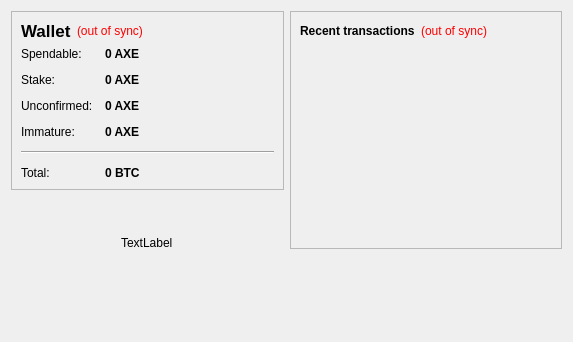
<?xml version="1.0" encoding="UTF-8"?>
<ui version="4.0">
 <class>OverviewPage</class>
 <widget class="QWidget" name="OverviewPage">
  <property name="geometry">
   <rect>
    <x>0</x>
    <y>0</y>
    <width>573</width>
    <height>342</height>
   </rect>
  </property>
  <property name="windowTitle">
   <string>Form</string>
  </property>
  <layout class="QHBoxLayout" name="horizontalLayout" stretch="1,1">
   <item>
    <layout class="QVBoxLayout" name="verticalLayout_2">
     <item>
      <widget class="QFrame" name="frame">
       <property name="frameShape">
        <enum>QFrame::StyledPanel</enum>
       </property>
       <property name="frameShadow">
        <enum>QFrame::Raised</enum>
       </property>
       <layout class="QVBoxLayout" name="verticalLayout_4">
        <item>
         <layout class="QHBoxLayout" name="horizontalLayout_4">
          <item>
           <widget class="QLabel" name="label_5">
            <property name="font">
             <font>
              <pointsize>13</pointsize>
              <weight>75</weight>
              <bold>true</bold>
             </font>
            </property>
            <property name="text">
             <string>Wallet</string>
            </property>
           </widget>
          </item>
          <item>
           <widget class="QLabel" name="labelWalletStatus">
            <property name="toolTip">
             <string>The displayed information may be out of date. Your wallet automatically synchronizes with the Axe network after a connection is established, but this process has not completed yet.</string>
            </property>
            <property name="styleSheet">
             <string notr="true">QLabel { color: red; }</string>
            </property>
            <property name="text">
             <string notr="true">(out of sync)</string>
            </property>
            <property name="alignment">
             <set>Qt::AlignLeading|Qt::AlignLeft|Qt::AlignVCenter</set>
            </property>
           </widget>
          </item>
          <item>
           <spacer name="horizontalSpacer_2">
            <property name="orientation">
             <enum>Qt::Horizontal</enum>
            </property>
            <property name="sizeHint" stdset="0">
             <size>
              <width>40</width>
              <height>20</height>
             </size>
            </property>
           </spacer>
          </item>
         </layout>
        </item>
        <item>
         <layout class="QFormLayout" name="formLayout_2">
          <property name="fieldGrowthPolicy">
           <enum>QFormLayout::AllNonFixedFieldsGrow</enum>
          </property>
          <property name="horizontalSpacing">
           <number>12</number>
          </property>
          <property name="verticalSpacing">
           <number>12</number>
          </property>
          <item row="0" column="0">
           <widget class="QLabel" name="label">
            <property name="text">
             <string>Spendable:</string>
            </property>
           </widget>
          </item>
          <item row="0" column="1">
           <widget class="QLabel" name="labelBalance">
            <property name="font">
             <font>
              <weight>75</weight>
              <bold>true</bold>
             </font>
            </property>
            <property name="cursor">
             <cursorShape>IBeamCursor</cursorShape>
            </property>
            <property name="toolTip">
             <string>Your current spendable balance</string>
            </property>
            <property name="text">
             <string notr="true">0 AXE</string>
            </property>
            <property name="textInteractionFlags">
             <set>Qt::LinksAccessibleByMouse|Qt::TextSelectableByKeyboard|Qt::TextSelectableByMouse</set>
            </property>
           </widget>
          </item>
          <item row="1" column="0">
           <widget class="QLabel" name="label_6">
            <property name="text">
             <string>Stake:</string>
            </property>
           </widget>
          </item>
          <item row="1" column="1">
           <widget class="QLabel" name="labelStake">
            <property name="font">
             <font>
              <weight>75</weight>
              <bold>true</bold>
             </font>
            </property>
            <property name="cursor">
             <cursorShape>IBeamCursor</cursorShape>
            </property>
            <property name="toolTip">
             <string>Total of coins that was staked, and do not yet count toward the current balance</string>
            </property>
            <property name="text">
             <string notr="true">0 AXE</string>
            </property>
            <property name="textInteractionFlags">
             <set>Qt::LinksAccessibleByMouse|Qt::TextSelectableByKeyboard|Qt::TextSelectableByMouse</set>
            </property>
           </widget>
          </item>
          <item row="2" column="0">
           <widget class="QLabel" name="label_3">
            <property name="text">
             <string>Unconfirmed:</string>
            </property>
           </widget>
          </item>
          <item row="2" column="1">
           <widget class="QLabel" name="labelUnconfirmed">
            <property name="font">
             <font>
              <weight>75</weight>
              <bold>true</bold>
             </font>
            </property>
            <property name="cursor">
             <cursorShape>IBeamCursor</cursorShape>
            </property>
            <property name="toolTip">
             <string>Total of transactions that have yet to be confirmed, and do not yet count toward the current balance</string>
            </property>
            <property name="text">
             <string notr="true">0 AXE</string>
            </property>
            <property name="textInteractionFlags">
             <set>Qt::LinksAccessibleByMouse|Qt::TextSelectableByKeyboard|Qt::TextSelectableByMouse</set>
            </property>
           </widget>
          </item>
          <item row="3" column="0">
           <widget class="QLabel" name="labelImmatureText">
            <property name="text">
             <string>Immature:</string>
            </property>
           </widget>
          </item>
          <item row="3" column="1">
           <widget class="QLabel" name="labelImmature">
            <property name="font">
             <font>
              <weight>75</weight>
              <bold>true</bold>
             </font>
            </property>
            <property name="toolTip">
             <string>Mined balance that has not yet matured</string>
            </property>
            <property name="text">
             <string notr="true">0 AXE</string>
            </property>
            <property name="textInteractionFlags">
             <set>Qt::LinksAccessibleByMouse|Qt::TextSelectableByKeyboard|Qt::TextSelectableByMouse</set>
            </property>
           </widget>
          </item>
          <item row="4" column="0" colspan="2">
           <widget class="Line" name="line">
            <property name="orientation">
             <enum>Qt::Horizontal</enum>
            </property>
           </widget>
          </item>
          <item row="5" column="0">
           <widget class="QLabel" name="labelTotalText">
            <property name="text">
             <string>Total:</string>
            </property>
           </widget>
          </item>
          <item row="5" column="1">
           <widget class="QLabel" name="labelTotal">
            <property name="font">
             <font>
              <weight>75</weight>
              <bold>true</bold>
             </font>
            </property>
            <property name="cursor">
             <cursorShape>IBeamCursor</cursorShape>
            </property>
            <property name="toolTip">
             <string>Your current total balance</string>
            </property>
            <property name="text">
             <string notr="true">0 BTC</string>
            </property>
            <property name="textInteractionFlags">
             <set>Qt::LinksAccessibleByMouse|Qt::TextSelectableByKeyboard|Qt::TextSelectableByMouse</set>
            </property>
           </widget>
          </item>
         </layout>
        </item>
       </layout>
      </widget>
     </item>
     <item alignment="Qt::AlignHCenter|Qt::AlignVCenter">
      <widget class="QLabel" name="axelogouifl">
       <property name="sizePolicy">
        <sizepolicy hsizetype="Preferred" vsizetype="Preferred">
         <horstretch>0</horstretch>
         <verstretch>102</verstretch>
        </sizepolicy>
       </property>
       <property name="text">
        <string>TextLabel</string>
       </property>
      </widget>
     </item>
     <item>
      <spacer name="verticalSpacer">
       <property name="orientation">
        <enum>Qt::Vertical</enum>
       </property>
       <property name="sizeHint" stdset="0">
        <size>
         <width>20</width>
         <height>40</height>
        </size>
       </property>
      </spacer>
     </item>
    </layout>
   </item>
   <item>
    <layout class="QVBoxLayout" name="verticalLayout_3">
     <item>
      <widget class="QFrame" name="frame_2">
       <property name="frameShape">
        <enum>QFrame::StyledPanel</enum>
       </property>
       <property name="frameShadow">
        <enum>QFrame::Raised</enum>
       </property>
       <layout class="QVBoxLayout" name="verticalLayout">
        <item>
         <layout class="QHBoxLayout" name="horizontalLayout_2">
          <item>
           <widget class="QLabel" name="label_4">
            <property name="text">
             <string>&lt;b&gt;Recent transactions&lt;/b&gt;</string>
            </property>
           </widget>
          </item>
          <item>
           <widget class="QLabel" name="labelTransactionsStatus">
            <property name="toolTip">
             <string>The displayed information may be out of date. Your wallet automatically synchronizes with the Axe network after a connection is established, but this process has not completed yet.</string>
            </property>
            <property name="styleSheet">
             <string notr="true">QLabel { color: red; }</string>
            </property>
            <property name="text">
             <string notr="true">(out of sync)</string>
            </property>
            <property name="alignment">
             <set>Qt::AlignRight|Qt::AlignTrailing|Qt::AlignVCenter</set>
            </property>
           </widget>
          </item>
          <item>
           <spacer name="horizontalSpacer">
            <property name="orientation">
             <enum>Qt::Horizontal</enum>
            </property>
            <property name="sizeHint" stdset="0">
             <size>
              <width>40</width>
              <height>20</height>
             </size>
            </property>
           </spacer>
          </item>
         </layout>
        </item>
        <item>
         <widget class="QListView" name="listTransactions">
          <property name="styleSheet">
           <string notr="true">QListView { background: transparent; }</string>
          </property>
          <property name="frameShape">
           <enum>QFrame::NoFrame</enum>
          </property>
          <property name="verticalScrollBarPolicy">
           <enum>Qt::ScrollBarAlwaysOff</enum>
          </property>
          <property name="horizontalScrollBarPolicy">
           <enum>Qt::ScrollBarAlwaysOff</enum>
          </property>
          <property name="selectionMode">
           <enum>QAbstractItemView::NoSelection</enum>
          </property>
         </widget>
        </item>
       </layout>
      </widget>
     </item>
     <item>
      <spacer name="verticalSpacer_2">
       <property name="orientation">
        <enum>Qt::Vertical</enum>
       </property>
       <property name="sizeHint" stdset="0">
        <size>
         <width>20</width>
         <height>40</height>
        </size>
       </property>
      </spacer>
     </item>
    </layout>
   </item>
  </layout>
 </widget>
 <resources/>
 <connections/>
</ui>
